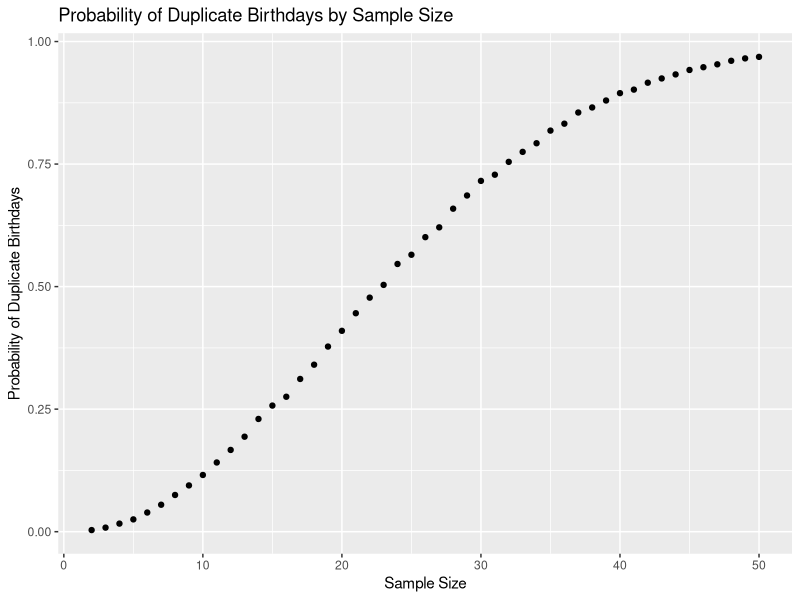

The R source for this figure:
## ---- chunk 1
library(tidyverse)

## ---- chunk 2
dup_bdays = function(samp_size) {
  bday_vec <- sample(c(1:365), size = samp_size, replace = TRUE)

  if (n_distinct(bday_vec) < samp_size) {
    return(TRUE)
  } else {
    return(FALSE)
  } 
  
}


## ---- chunk 3

prob_by_size <- c()

for (sample_size in 2:50){
  num_dups = 0
  for (iteration in 1:10000) {
    if (dup_bdays(sample_size))
      num_dups = num_dups + 1
  }
  
  avg_prob = num_dups / 10000
  
  prob_by_size = append(prob_by_size, values = avg_prob)
}

dup_bday_tbl <-
  tibble(
    sample_size = 2:50,
    avg_prob = prob_by_size
  )

## ---- chunk 4
dup_bday_tbl %>% 
  ggplot(aes(x = sample_size, y = avg_prob)) +
  geom_point() +
  xlab("Sample Size") +
  ylab("Probability of Duplicate Birthdays") +
  ggtitle("Probability of Duplicate Birthdays by Sample Size")


## ---- chunk 5
n <- 30
sigma <- 5
pop_param <- 0

x_bar_vec <- c()
p_val_vec <- c()

for (iter in 1:5000) {
  rand_samp <- rnorm(n, pop_param, sigma)
  x_bar <- mean(rand_samp)
  x_bar_vec = append(x_bar_vec, values = x_bar)
  
  p_val <- 
    t.test(rand_samp, mu = pop_param, conf.level = 0.95) %>%
    broom::tidy() %>% 
    pull(p.value)
    
  p_val_vec = append(p_val_vec, values = p_val)
  
}

t_test_results <- tibble(
  samp_avg = x_bar_vec,
  p_val = p_val_vec
)
